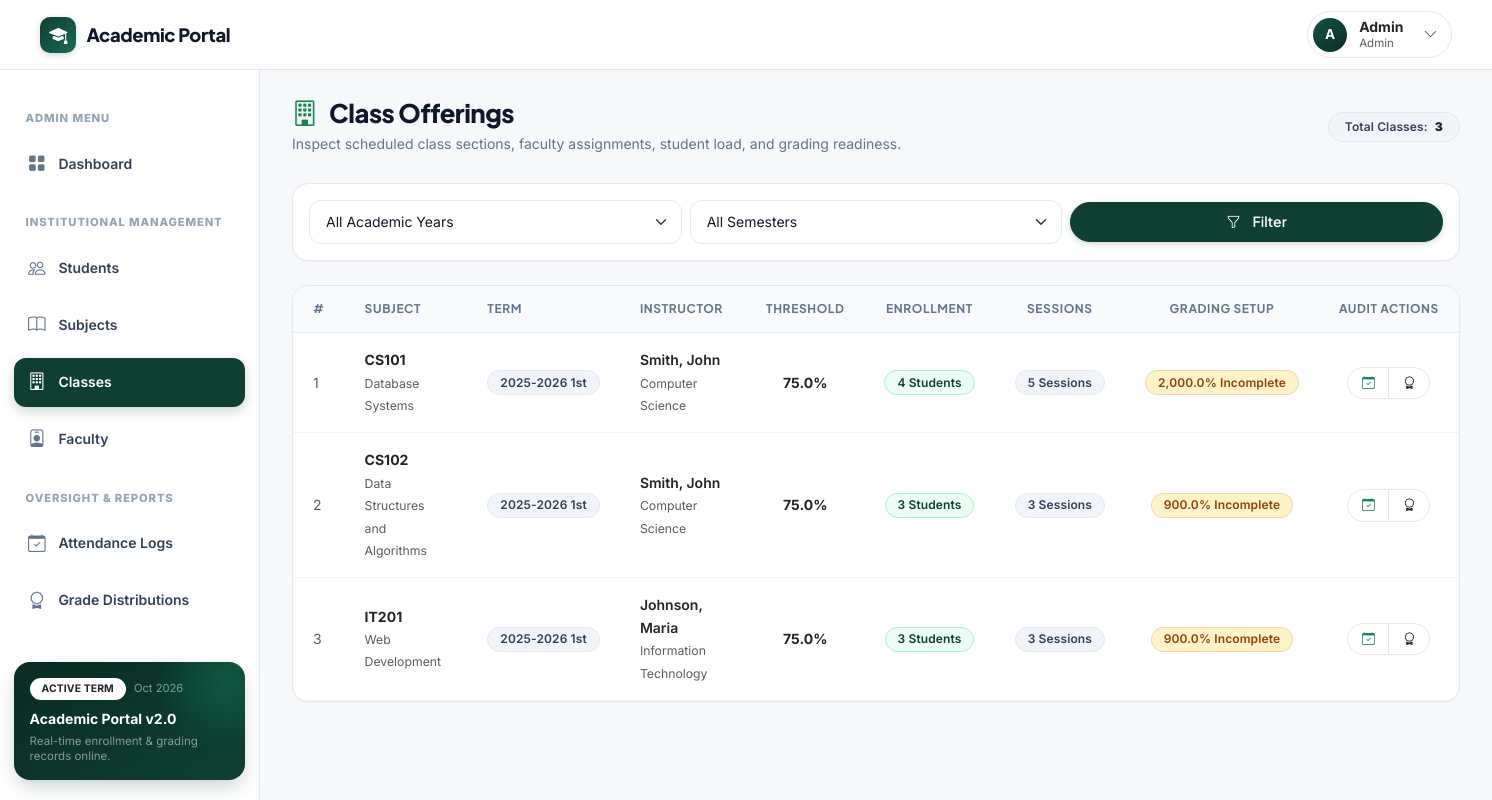
The page /dean/classes.php (signed in) on the database its author committed.
### tables this page shows
CREATE TABLE IF NOT EXISTS classes (
    class_id            INT             AUTO_INCREMENT PRIMARY KEY,
    subject_id          INT             NOT NULL,
    instructor_id       INT             NOT NULL,
    school_year         VARCHAR(9)      NOT NULL COMMENT 'e.g. 2025-2026',
    school_semester     ENUM('1st','2nd','Summer') NOT NULL,
    passing_threshold   DECIMAL(5,2)    NOT NULL DEFAULT 75.00 COMMENT 'Configurable passing mark',

    CONSTRAINT fk_classes_subject
        FOREIGN KEY (subject_id) REFERENCES subjects(subject_id)
        ON DELETE RESTRICT ON UPDATE CASCADE,
    CONSTRAINT fk_classes_instructor
        FOREIGN KEY (instructor_id) REFERENCES instructors(instructor_id)
        ON DELETE RESTRICT ON UPDATE CASCADE,

    INDEX idx_classes_term (school_year, school_semester),
    INDEX idx_classes_subject (subject_id),
    INDEX idx_classes_instructor (instructor_id)
);

CREATE TABLE IF NOT EXISTS subjects (
    subject_id      INT             AUTO_INCREMENT PRIMARY KEY,
    subject_code    VARCHAR(20)     NOT NULL UNIQUE,
    subject_name    VARCHAR(100)    NOT NULL
);

CREATE TABLE IF NOT EXISTS instructors (
    instructor_id   INT             AUTO_INCREMENT PRIMARY KEY,
    user_id         INT             NOT NULL UNIQUE,
    first_name      VARCHAR(50)     NOT NULL,
    middle_name     VARCHAR(50)     DEFAULT NULL,
    last_name       VARCHAR(50)     NOT NULL,
    department      VARCHAR(100)    NOT NULL,

    CONSTRAINT fk_instructors_user
        FOREIGN KEY (user_id) REFERENCES users(user_id)
        ON DELETE RESTRICT ON UPDATE CASCADE,

    INDEX idx_instructors_name (last_name, first_name)
);

### includes/permissions.php (called while the page is built, shortened)
<?php
function e($value): string {
    return htmlspecialchars((string)$value, ENT_QUOTES, 'UTF-8');
}

### dean/classes.php (the view, shortened to what this page needs)
<?php
require_once __DIR__ . '/../includes/header.php';
$pdo = db_connect();
$query = 'SELECT c.class_id, c.school_year, c.school_semester, c.passing_threshold,
                 s.subject_code, s.subject_name,
                 i.first_name, i.last_name, i.department,
                 COUNT(DISTINCT sc.student_id) AS student_count,
                 COUNT(DISTINCT cs.session_id) AS session_count,
                 COALESCE(SUM(gc.weight_percentage), 0) AS total_weight
          FROM classes c
          JOIN subjects s ON c.subject_id = s.subject_id
          JOIN instructors i ON c.instructor_id = i.instructor_id
          LEFT JOIN student_classes sc ON c.class_id = sc.class_id
          LEFT JOIN class_sessions cs ON c.class_id = cs.class_id
          LEFT JOIN grading_components gc ON c.class_id = gc.class_id
          WHERE 1=1';
$params = [];
$query .= ' GROUP BY c.class_id ORDER BY c.school_year DESC, c.school_semester ASC, s.subject_code ASC';
$stmt = $pdo->prepare($query);
$stmt->execute($params);
$classes = $stmt->fetchAll();
?>
<div class="page-header-row">
    <div>
        <h1 class="page-title">
            <i class="bi bi-building text-success me-1"></i>Class Offerings
        </h1>
        <p class="page-subtitle">Inspect scheduled class sections, faculty assignments, student load, and grading readiness.</p>
    </div>
    <div>
        <span class="badge bg-secondary px-3 py-2">
            Total Classes: <strong class="text-dark ms-1"><?php echo count($classes); ?></strong>
        </span>
    </div>
</div>
<div class="card mb-4">
    <div class="card-body p-3">
        <form method="GET" action="classes.php" class="row g-2 align-items-center">
            <div class="col-md-4">
                <select name="school_year" class="form-select">
                    <option value="">All Academic Years</option>
                </select>
            </div>
            <div class="col-md-4">
                <select name="school_semester" class="form-select">
                    <option value="">All Semesters</option>
                </select>
            </div>
            <div class="col-md-4 d-flex gap-2">
                <button type="submit" class="btn btn-forest flex-grow-1">
                    <i class="bi bi-funnel me-1"></i> Filter
                </button>
            </div>
        </form>
    </div>
</div>
<div class="card">
    <div class="table-responsive">
        <table class="table table-hover align-middle mb-0">
            <thead>
                <tr>
                    <th style="width: 50px;">#</th>
                    <th>Subject</th>
                    <th>Term</th>
                    <th>Instructor</th>
                    <th class="text-center">Threshold</th>
                    <th class="text-center">Enrollment</th>
                    <th class="text-center">Sessions</th>
                    <th class="text-center">Grading Setup</th>
                    <th class="text-center">Audit Actions</th>
                </tr>
            </thead>
            <tbody>
                <?php if (empty($classes)): ?>
                    <tr>
                        <td colspan="9" class="text-center py-5 text-muted">
                            <i class="bi bi-inbox fs-2 d-block mb-2 text-subtle"></i>
                            No classes found for the selected term.
                        </td>
                    </tr>
                <?php else: ?>
                    <?php foreach ($classes as $idx => $cls):
                        $weight = (float)$cls['total_weight'];
                        $is_setup_ready = (abs($weight - 100.0) < 0.01);
                    ?>
                        <tr>
                            <td class="text-muted small"><?php echo $idx + 1; ?></td>
                            <td>
                                <div class="fw-bold text-dark"><?php echo e($cls['subject_code']); ?></div>
                                <small class="text-muted"><?php echo e($cls['subject_name']); ?></small>
                            </td>
                            <td>
                                <span class="badge bg-secondary">
                                    <?php echo e($cls['school_year']); ?> <?php echo e($cls['school_semester']); ?>
                                </span>
                            </td>
                            <td>
                                <div class="fw-semibold text-dark"><?php echo e($cls['last_name'] . ', ' . $cls['first_name']); ?></div>
                                <small class="text-muted"><?php echo e($cls['department']); ?></small>
                            </td>
                            <td class="text-center">
                                <span class="fw-bold text-dark"><?php echo number_format($cls['passing_threshold'], 1); ?>%</span>
                            </td>
                            <td class="text-center">
                                <span class="badge bg-primary">
                                    <?php echo $cls['student_count']; ?> Students
                                </span>
                            </td>
                            <td class="text-center">
                                <span class="badge bg-secondary">
                                    <?php echo $cls['session_count']; ?> Sessions
                                </span>
                            </td>
                            <td class="text-center">
                                <?php if ($is_setup_ready): ?>
                                    <span class="badge bg-success">
                                        <i class="bi bi-check-circle me-1"></i>100% Ready
                                    </span>
                                <?php else: ?>
                                    <span class="badge bg-warning">
                                        <?php echo number_format($weight, 1); ?>% Incomplete
                                    </span>
                                <?php endif; ?>
                            </td>
                            <td class="text-center">
                                <div class="btn-group btn-group-sm">
                                    <a href="attendance.php?class_id=<?php echo $cls['class_id']; ?>" class="btn btn-subtle btn-sm" title="View Attendance Audit">
                                        <i class="bi bi-calendar-check text-success"></i>
                                    </a>
                                    <a href="grades.php?class_id=<?php echo $cls['class_id']; ?>" class="btn btn-subtle btn-sm" title="View Grades Audit">
                                        <i class="bi bi-award text-dark"></i>
                                    </a>
                                </div>
                            </td>
                        </tr>
                    <?php endforeach; ?>
                <?php endif; ?>
            </tbody>
        </table>
    </div>
</div>
<?php require_once __DIR__ . '/../includes/footer.php'; ?>

### rows shown on the page
classes: subject.subject_code "CS101", subject.subject_name "Database Systems", school_year "2025-2026", school_semester "1st", instructor.first_name "Smith, John", instructor.department "Computer Science", passing_threshold "75.0", student_count "4", session_count "5", weight "2,000.0"
classes: subject.subject_code "CS102", subject.subject_name "Data Structures and Algorithms", school_year "2025-2026", school_semester "1st", instructor.first_name "Smith, John", instructor.department "Computer Science", passing_threshold "75.0", student_count "3", session_count "3", weight "900.0"
classes: subject.subject_code "IT201", subject.subject_name "Web Development", school_year "2025-2026", school_semester "1st", instructor.first_name "Johnson, Maria", instructor.department "Information Technology", passing_threshold "75.0", student_count "3", session_count "3", weight "900.0"

### other values the page prints
substr($display_name, 0, 1) "A"
$display_name "Admin"
$role_badge "Admin"
count($classes) "3"
